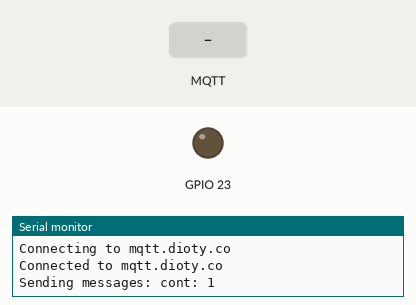
Recording of a sketch running on a simulated ESP32. On the bench: output pins drawn as LEDs (lit = HIGH), the last lines printed to the serial monitor. The inputs (shaded band) are chosen by the test bench. WiFi joins after 1.5 s; servers stay silent unless stated; no MQTT or app messages arrive unless stated.

Above: at 7.2 s.
7.3 s: MQTT message "t" arrives on the first subscribed topic
At 8.5 s:
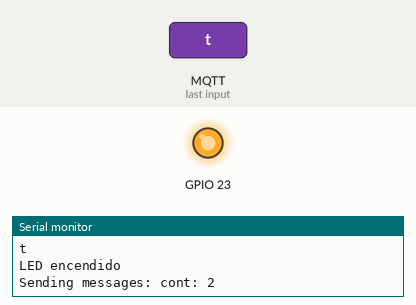
8.8 s: MQTT message "f" arrives on the first subscribed topic
At 9.7 s:
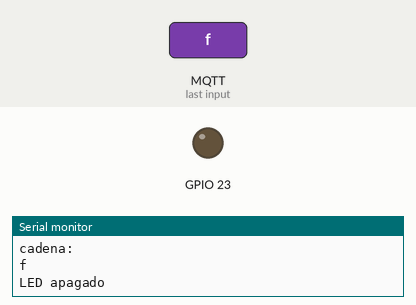
Timing chart, 0 to 11.8 s (numbered marks = the images above; inputs shaded):
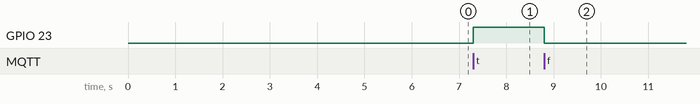

The sketch:

mqtt.ino
```cpp
#include <Arduino.h>
#include <WiFi.h>
#include <PubSubClient.h>


//const char* ssid = "wl-fmat-ccei";
//const char* password = "";

const char* ssid = "izzi-cifuentes";
const char* password =  "22709946";

const char* brokerUser = "irving.aacg@gmail.com";
const char* brokerPass = "dd1e1f9f";
const char* broker = "mqtt.dioty.co";

const char* outTopic = "/irving.aacg@gmail.com/out";
const char* inTopic = "/irving.aacg@gmail.com/in";
long currentTime, lastTime;
int cont = 0;
char messages[50];

WiFiClient espClient;
PubSubClient client(espClient);


void reconnect()
{
  while(!client.connected())
  {
    Serial.print("\nConnecting to ");
    Serial.println(broker);
    if(client.connect("micliente", brokerUser, brokerPass))
    {
      Serial.print("\nConnected to ");
      Serial.println(broker);
      client.subscribe(inTopic);
    }
    else
    {
      Serial.println("\nTriying connect again");
      delay(5000);
    }
  }
}

void callback(char* topic, byte* payload, unsigned int length)
{
  String s = "";
  Serial.print("Received messages: ");
  Serial.println(topic);
  for(int i=0;i<length; i++)
  {
    Serial.print((char) payload[i]);
    s = s + (char) payload[i];
  }
  Serial.println();
  Serial.println("cadena:");
  Serial.println(s);

  if ((char) payload[0] == 'f') {
    digitalWrite(23, LOW);

    Serial.println("LED apagado");

  } if((char) payload[0] == 't') {
    digitalWrite(23, HIGH);
    Serial.println("LED encendido");
  }


  Serial.println();
}

void setup() {
  // put your setup code here, to run once:


  pinMode(23, OUTPUT);

  digitalWrite(23, LOW);
  Serial.begin(115200);
  delay(4000);
  WiFi.begin(ssid, password);

  while (WiFi.status() != WL_CONNECTED) {
    delay(1000);
    Serial.println("Conectando al WIFI..");
  }
  Serial.println("Conectado a Internet");


  client.setServer(broker,1883);

  client.setCallback(callback);
}

void loop() {
  // put your main code here, to run repeatedly:

  if(!client.connected())
  {
    reconnect();
  }
  client.loop();

  currentTime = millis();
  if(currentTime - lastTime > 2000)
  {
    cont++;
    snprintf(messages, 75, "cont: %1d", cont);
    Serial.print("Sending messages: ");
    Serial.println(messages);
    client.publish(outTopic, messages);
    lastTime = millis();
  }
}
```

Measured:
- after the input at 7.3 s, GPIO 23: LOW → HIGH at once
- after the input at 8.8 s, GPIO 23: HIGH → LOW at once
